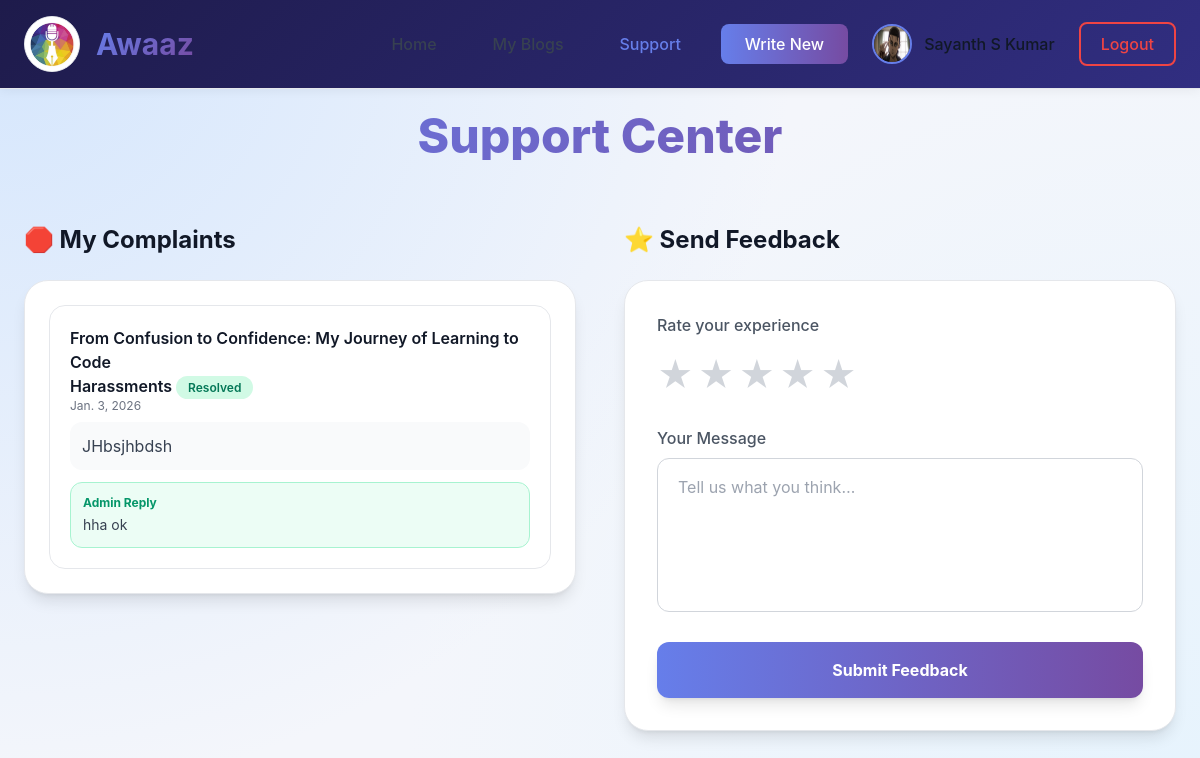
Page /support (signed in) on the committed database.
### blogapp/models.py (models this page shows)
class UserModel(models.Model):
    LOGINID = models.ForeignKey(LoginModel, on_delete=models.CASCADE, null=True, blank=True)
    Name = models.CharField(max_length=100, null=True, blank=True)
    email = models.CharField(max_length=100, null=True, blank=True)
    Phone = models.BigIntegerField(null=True, blank=True)
    Address = models.TextField(null=True, blank=True)
    profile = models.FileField(upload_to='profileimage/', null=True, blank=True)
    joined_at = models.DateField(auto_now_add=True, null=True, blank=True)

class ComplaintModel(models.Model):
    USERID = models.ForeignKey(UserModel, on_delete=models.CASCADE, null=True, blank=True)
    BLOGID = models.ForeignKey(BlogModel, on_delete=models.CASCADE, null=True, blank=True)
    Subject = models.CharField(max_length=100, null=True, blank=True)
    Complaint = models.TextField(null=True, blank=True)
    Reply = models.TextField(null=True, blank=True)
    created_at = models.DateField(auto_now_add=True)
    updated_at = models.DateField(auto_now_add=True)

class BlogModel(models.Model):
    USERID = models.ForeignKey(UserModel, on_delete=models.CASCADE, null=True, blank=True)
    parent = models.ForeignKey('self', null=True, blank=True, on_delete=models.CASCADE, related_name='parts')
    category = models.CharField(max_length=100, null=True, blank=True)
    blog = models.TextField(null=True, blank=True)
    Image = models.FileField(upload_to='blogimage/', null=True, blank=True)
    title = models.CharField(max_length=200, null=True, blank=True)
    status = models.CharField(max_length=200, null=True, blank=True)
    created_at = models.DateField(auto_now_add=True, null=True, blank=True)
    is_rewarded = models.BooleanField(default=False)

### blogapp/views.py (the view, shortened to what this page needs)
# urls.py: path('support', UserSupportView.as_view(), name='user_support'),
class UserSupportView(View):
    def get(self, request):
        user_id = request.session.get('user_id')
        user = UserModel.objects.filter(LOGINID__id=user_id).first()
        complaints = ComplaintModel.objects.filter(USERID=user).order_by('-created_at')
        return render(request, 'user/support.html', {'c': user, 'complaints': complaints})

### templates/user/support.html (shortened to what this page needs)
{% load static %}
<!DOCTYPE html>
<html lang="en" class="h-full">
<head>
    <script src="https://cdn.tailwindcss.com"></script>
</head>
<body class="h-full text-gray-900 select-none">
    <nav class="fixed top-0 left-0 right-0 z-50">
        <div class="max-w-7xl mx-auto px-6 py-4 flex items-center justify-between">
            <div class="flex items-center space-x-4">
                <img src="{% static 'images/logo.jpeg' %}" class="logo-img" alt="Awaaz Logo">
                <span class="text-3xl font-bold gradient-text">Awaaz</span>
            </div>
            <div class="flex items-center space-x-6">
                <a href="/userhome"
                    class="px-4 py-2 rounded-lg font-medium text-gray-700 hover:bg-gray-100">
                    Home
                </a>
                <a href="/my-blogs"
                    class="px-4 py-2 rounded-lg font-medium text-gray-700 hover:bg-gray-100">
                    My Blogs
                </a>
                <a href="/support"
                    class="px-4 py-2 rounded-lg font-medium text-[#667eea]">
                    Support
                </a>
                <a href="/addblog"
                    class="px-6 py-2 rounded-lg font-medium text-white
                    bg-gradient-to-r from-[#667eea] to-[#764ba2]
                    hover:opacity-90 transition">
                    Write New
                </a>
                <div class="flex items-center space-x-3">
                    {% if c.profile %}
                    <img src="{{c.profile.url}}" alt="User"
                        class="w-10 h-10 rounded-full border-2 border-[#667eea]">
                    <span class="font-medium">{{c.Name}}</span>
                    {% else %}
                    <img src="" alt="User"
                        class="w-10 h-10 rounded-full border-2 border-[#667eea]">
                    <span class="font-medium">{{c.Name}}</span>
                    {% endif %}
                </div>
                <a href="/logout"
                    class="px-5 py-2 rounded-lg font-medium border-2 border-red-500
                    text-red-500 hover:bg-red-50 transition">
                    Logout
                </a>
            </div>
        </div>
    </nav>
    <main class="pt-28 px-6 pb-20 max-w-7xl mx-auto">
        <h1 class="text-5xl font-extrabold gradient-text text-center mb-16 fade-in">
            Support Center
        </h1>
        <div class="grid grid-cols-1 lg:grid-cols-2 gap-12">
            <div class="fade-in">
                <h2 class="text-2xl font-bold mb-6">
                    🛑 My Complaints
                </h2>
                <div
                    class="bg-white rounded-3xl border border-gray-200 shadow-lg
                    p-6 max-h-[600px] overflow-y-auto space-y-4">
                    {% if complaints %}
                    {% for c in complaints %}
                    <div
                        class="border border-gray-200 rounded-2xl p-5 hover:bg-gray-50 transition">
                        <div>
                            <h1 class="font-semibold">{{ c.BLOGID.title }}</h1>
                            <span class="font-semibold">
                                {{ c.Subject }}
                            </span>
                            {% if c.Reply %}
                            <span
                                class="px-3 py-1 text-xs rounded-full bg-emerald-100 text-emerald-700 font-semibold">
                                Resolved
                            </span>
                            {% else %}
                            <span
                                class="px-3 py-1 text-xs rounded-full bg-yellow-100 text-yellow-700 font-semibold">
                                Pending
                            </span>
                            {% endif %}
                        </div>
                        <p class="text-xs text-gray-500 mb-2">
                            {{ c.created_at }}
                        </p>
                        <p class="bg-gray-50 p-3 rounded-xl text-gray-700 mb-3">
                            {{ c.Complaint }}
                        </p>
                        {% if c.Reply %}
                        <div
                            class="bg-emerald-50 border border-emerald-200 p-3 rounded-xl">
                            <p class="text-xs text-emerald-600 font-bold mb-1">
                                Admin Reply
                            </p>
                            <p class="text-sm text-gray-700">
                                {{ c.Reply }}
                            </p>
                        </div>
                        {% endif %}
                    </div>
                    {% endfor %}
                    {% else %}
                    <div
                        class="flex flex-col items-center justify-center h-64 text-gray-400">
                        <p>No complaints filed yet.</p>
                    </div>
                    {% endif %}
                </div>
            </div>
            <div class="fade-in">
                <h2 class="text-2xl font-bold mb-6">
                    ⭐ Send Feedback
                </h2>
                <div
                    class="bg-white rounded-3xl border border-gray-200 shadow-lg p-8">
                    <form action="/support" method="POST">
                        <div class="mb-6">
                            <label class="block mb-3 font-medium text-gray-600">
                                Rate your experience
                            </label>
                            <div class="rating flex flex-row-reverse justify-end gap-1">
                                <label for="rat5">★</label>
                                <label for="rat4">★</label>
                                <label for="rat3">★</label>
                                <label for="rat2">★</label>
                                <label for="rat1">★</label>
                            </div>
                        </div>
                        <div class="mb-6">
                            <label class="block mb-2 font-medium text-gray-600">
                                Your Message
                            </label>
                            <textarea
                                name="feedback"
                                rows="5"
                                required
                                placeholder="Tell us what you think…"
                                class="w-full px-5 py-4 rounded-xl bg-white border border-gray-300
                                text-gray-800 placeholder-gray-400 resize-none
                                focus:outline-none focus:ring-2 focus:ring-indigo-400"></textarea>
                        </div>
                        <button
                            type="submit"
                            class="w-full py-4 rounded-xl font-bold text-white
                            bg-gradient-to-r from-[#667eea] to-[#764ba2]
                            hover:opacity-90 transition shadow-lg">
                            Submit Feedback
                        </button>
                    </form>
                </div>
            </div>
        </div>
    </main>
</body>
</html>

### templates/user/support.html (style rules this page uses)
body { box-sizing: border-box; font-family: 'Inter', system-ui, sans-serif; background: radial-gradient(circle at top left, rgba(191, 219, 254, 0.6), transparent 55%), radial-gradient(circle at bottom right, rgba(224, 242, 254, 0.7), transparent 55%), #f4f6fb; }
.fade-in { animation: fadeIn 0.6s ease-out forwards; }
.gradient-text { background: linear-gradient(135deg, #667eea, #764ba2); -webkit-background-clip: text; -webkit-text-fill-color: transparent; }
nav { background: linear-gradient(135deg, #1e1b4b, #312e81) !important; backdrop-filter: blur(12px); border-bottom: 1px solid #e5e7eb; box-shadow: 0 2px 10px rgba(0, 0, 0, 0.05); }
.logo-img { width: 56px; height: 56px; object-fit: cover; border-radius: 50%; border: 1px solid #e5e7eb; background: #ffffff; transition: transform 0.2s ease; }
.rating label { font-size: 2.2rem; color: #d1d5db; cursor: pointer; transition: 0.2s ease; }

### rows in the picture
UserModel: profile (picture), Name "Sayanth S Kumar"
ComplaintModel: BLOGID "From Confusion to Confidence: My Journey of Learning to Code", Subject "Harassments", shows "Resolved", created_at "Jan. 3, 2026", Complaint "JHbsjhbdsh", Reply "hha ok"
